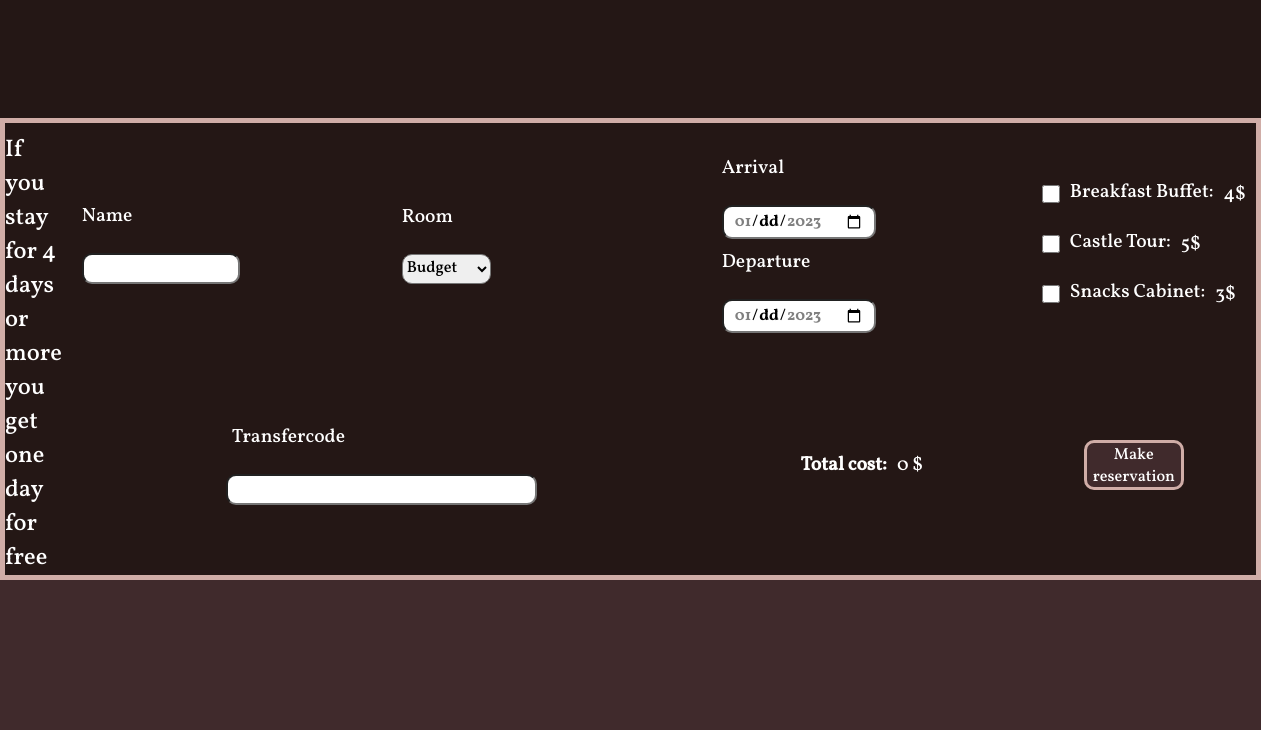
Before: / (lower part) with the older database file.
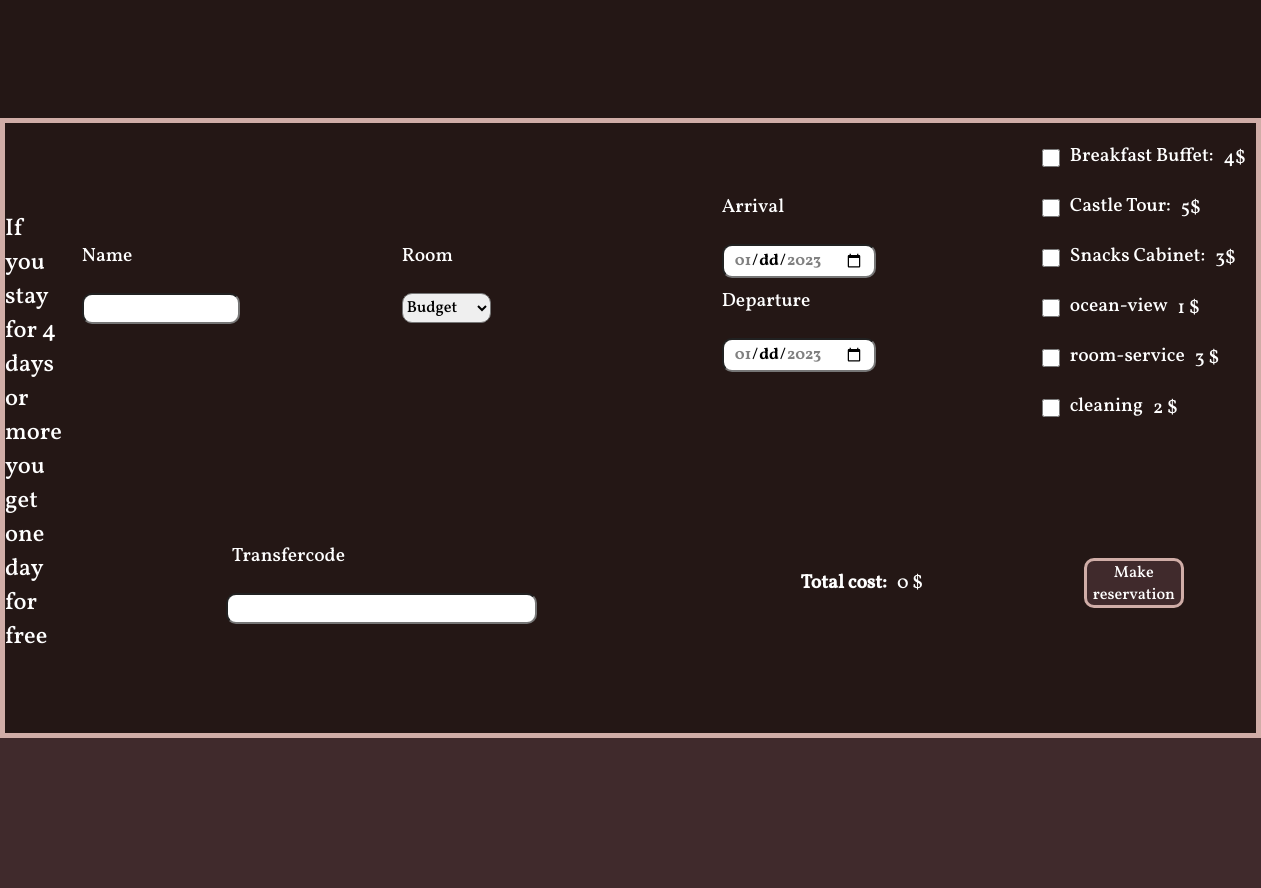
After: the same page with the newer database file.
### tables this page shows
CREATE TABLE pricelist (
    id INTEGER PRIMARY KEY AUTOINCREMENT,
    type VARCHAR(80),
    name VARCHAR(200),
    price INTEGER
);

### index.php (the view, shortened to what this page needs)
<?php
$db = new PDO('sqlite:database.db');
$response = $db->query('SELECT * FROM pricelist WHERE type = "admin_feature"');
$response->execute();
$result = $response->fetchAll();
?>
<!DOCTYPE html>
<html lang="en">
<head>
    <link rel="stylesheet" href="/CSS/global.css">
    <link rel="stylesheet" href="/CSS/main.css">
    <link rel="stylesheet" href="/CSS/typography.css">
    <link rel="stylesheet" href="/CSS/fonts.css">
</head>
<body>
    <main>
        <form action="/validateBooking.php" method="POST">
            <div class="name-input">
                <label for="name">Name</label>
                <input class="name" type="text" name="name">
            </div>
            <div class="room-alternatives">
                <label for="room">Room</label>
                <select name="room" class="choose-room">
                    <option value="1" id="budget">Budget</option>
                </select>
            </div>
            <div class="form-calendars">
                <div class="form-calendar">
                    <label for="arrival">Arrival</label>
                    <input class="date" type="date" name="arrival" min="2023-01-01" max="2023-01-31" id="arrival">
                </div>
                <div class="form-calendar">
                    <label for="departure">Departure</label>
                    <input class="date" type="date" name="departure" min="2023-01-01" max="2023-01-31" id="departure">
                </div>
            </div>
            <div class="features">
                <div class="feature">
                    <input type="checkbox" name="features[]" value="4" id="breakfast">
                    <label for="features">Breakfast Buffet: </label>
                    <p>4$</p>
                </div>
                <div class="feature">
                    <input type="checkbox" name="features[]" value="5" id="tour">
                    <label for="features">Castle Tour: </label>
                    <p>5$</p>
                </div>
                <div class="feature">
                    <input type="checkbox" name="features[]" value="6" id="snacks">
                    <label for="features">Snacks Cabinet: </label>
                    <p>3$</p>
                </div>
                <?php foreach ($result as $res) : ?>
                    <div class="feature admin-feature">
                        <input type="checkbox" name="features[]" value="<?php echo $res['id']; ?>" data-price="<?php echo $res['price']; ?>" id="<?php echo $res['name']; ?>">
                        <label for="features"><?php echo $res['name']; ?> </label>
                        <p>
                            <?php echo $res['price']; ?> $
                        </p>
                    </div>
                <?php endforeach; ?>
            </div>
            <div class="total-cost">
                <h3>Total cost: </h3>
                <p>0 $</p>
            </div>
            <div class="form-transfercode">
                <label for="transfercode">Transfercode</label>
                <input class="transfer-code" type="text" name="transfercode">
            </div>
            <div class="form-button">
                <button class="submit-button" type="submit" name="submit">
                    Make reservation
                </button>
            </div>
            <div class="offer">
                <p>If you stay for 4 days or more you get one day for free</p>
            </div>
        </form>
    </main>
    <footer>
    </footer>
</body>
</html>

### CSS/global.css (style rules this page uses)
:root { --color-black: #000000; --color-white: #ffffff; --color-raisin-black: #241715; --old-burgundy: #402a2c; --old-mauve: #703d57; --queen-pink: #d9b8c4; --mountbatten-pink: #957186; --copper-penny: #ad6a6c; --silver-pink: #d0ada7; --champagne-pink: #e8d6cb; --color-wine: #672e2f; --color-dark-purple: #0e0c0c; --color-deep-purple: #211729; --color-plum-purple: #5a3e62; --color-light-purple: #7b5c75; --color-wine-red: #702632; }
* { margin: 0; }

### CSS/main.css (style rules this page uses)
body { background-color: var(--color-raisin-black); color: var(--color-white); }
.error-container, .name-input, .room-alternatives, .form-calendars, .features, .form-button, .form-calendar, .form-transfercode { display: flex; flex-direction: column; }
.budget, .standard, .luxury, .total-cost, .feature { display: flex; flex-direction: row; }
.room, .errors, nav, ul, .total-cost, .link-container, .offer { display: flex; }
.date, .name, .transfer-code, .submit-button, .choose-room { border-radius: 10px; }
.error-container, .errors, nav, ul, .form-transfercode, .feature, .total-cost, .form-button, .offer { justify-content: center; align-items: center; }
footer { width: 100%; height: 150px; background-color: var(--old-burgundy); }
.date { height: 30px; width: 130px; padding: 0 10px 0 10px; }
.name { height: 25px; width: 150px; }
.transfer-code { height: 25px; width: 300px; padding-left: 5px; }
.submit-button { width: 100px; height: 50px; }
.choose-room { height: 30px; }
.total-cost { gap: 10px; }
.total-cost p, .total-cost h3, .room-info h3, .room-info p { display: inline-block; }
form { display: grid; grid-template-columns: repeat(5, 2fr) 1fr; grid-template-rows: repeat(2, 2fr); grid-auto-rows: minmax(2fr, auto); width: fit-content; }
.name-input, .room-alternatives, .form-calendars, .features { grid-row: 1/2; }
.total-cost, .form-transfercode, .form-button { grid-row: 2/ 3; }
.offer { grid-row: 1/ 3; }
.name-input { grid-column: 2/ 3; }
.room-alternatives { grid-column: 3/ 4; }
.form-calendars { grid-column: 4/ 5; }
.features { grid-column: 5/ 6; }
.total-cost { grid-column: 4/ 5; }
.form-transfercode { grid-column: 2/ 4; }
.form-button { grid-column: 5/ 6; }
.offer { grid-column: 1/ 2; }
.name-input, .room-alternatives, .form-calendars, .features { justify-content: center; align-items: flex-start; margin-left: 20px; }
.form-calendars { gap: 10px; }
.feature input { width: 18px; height: 18px; }
.feature { flex-wrap: none; gap: 10px; }
.feature label { width: auto; white-space: nowrap; position: relative; top: 10px; }
form { border: 5px solid var(--silver-pink); padding-top: 10px; }
.form-button button { color: var(--color-white); background-color: var(--old-burgundy); border: 3px solid var(--silver-pink); transition: 0.3s; }
.login-form input, label { width: 300px; height: 50px; }
.admin-container input, label { width: 300px; height: 50px; }

### CSS/typography.css (style rules this page uses)
.date { font-family: 'Vollkorn-Bold'; font-size: 1rem; }
label, h2, h3, .total-cost p, .room-price, .features p { font-family: 'Vollkorn-Medium'; font-size: 1.2rem; }
.name, .transfer-code, .choose-room, .submit-button { font-family: 'Vollkorn-Medium'; font-size: 1rem; }
.offer p { font-family: 'Vollkorn-Medium'; font-size: 1.5rem; }

Changed rows visible on the page:
added pricelist: name "ocean-view", price "1"
added pricelist: name "room-service", price "3"
added pricelist: name "cleaning", price "2"
